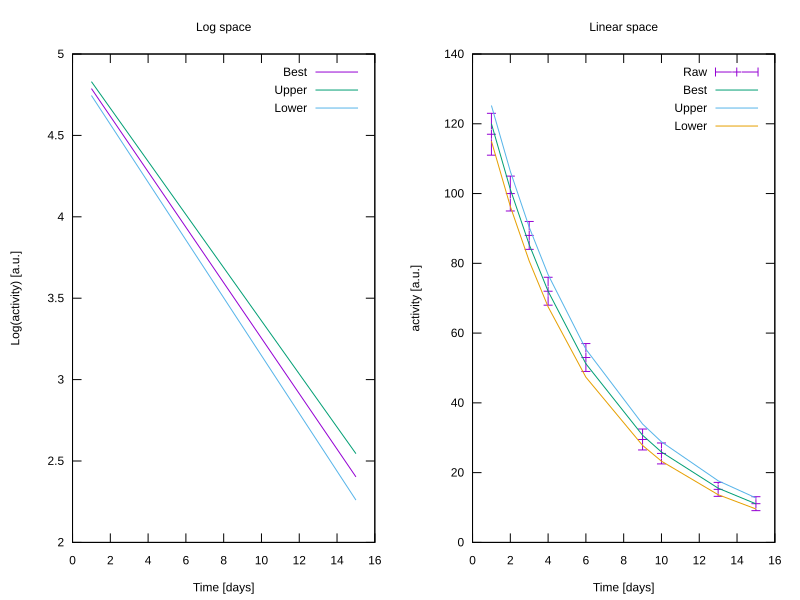

Recreate this plot in gnuplot.
set terminal svg background "white" size 800,600
set multiplot layout 1,2

#LOGSPACE
set xlabel "Time [days]"; set ylabel "Log(activity) [a.u.]"
set title "Log space"
plot\
"log" index 1 using 1:2 with lines title "Best",\
"log" index 1 using 1:3 with lines title "Upper",\
"log"  index 1 using 1:4 with lines title "Lower"

#Linearspace
set xlabel "Time [days]"; set ylabel "activity [a.u.]"
set title "Linear space"
plot "log"  index 2 using 1:2:3 with errorbars title "Raw",\
"log"  index 3 using 1:2 with lines title "Best",\
"log"  index 3 using 1:3 with lines title "Upper",\
"log"  index 3 using 1:4 with lines title "Lower"

unset multiplot
